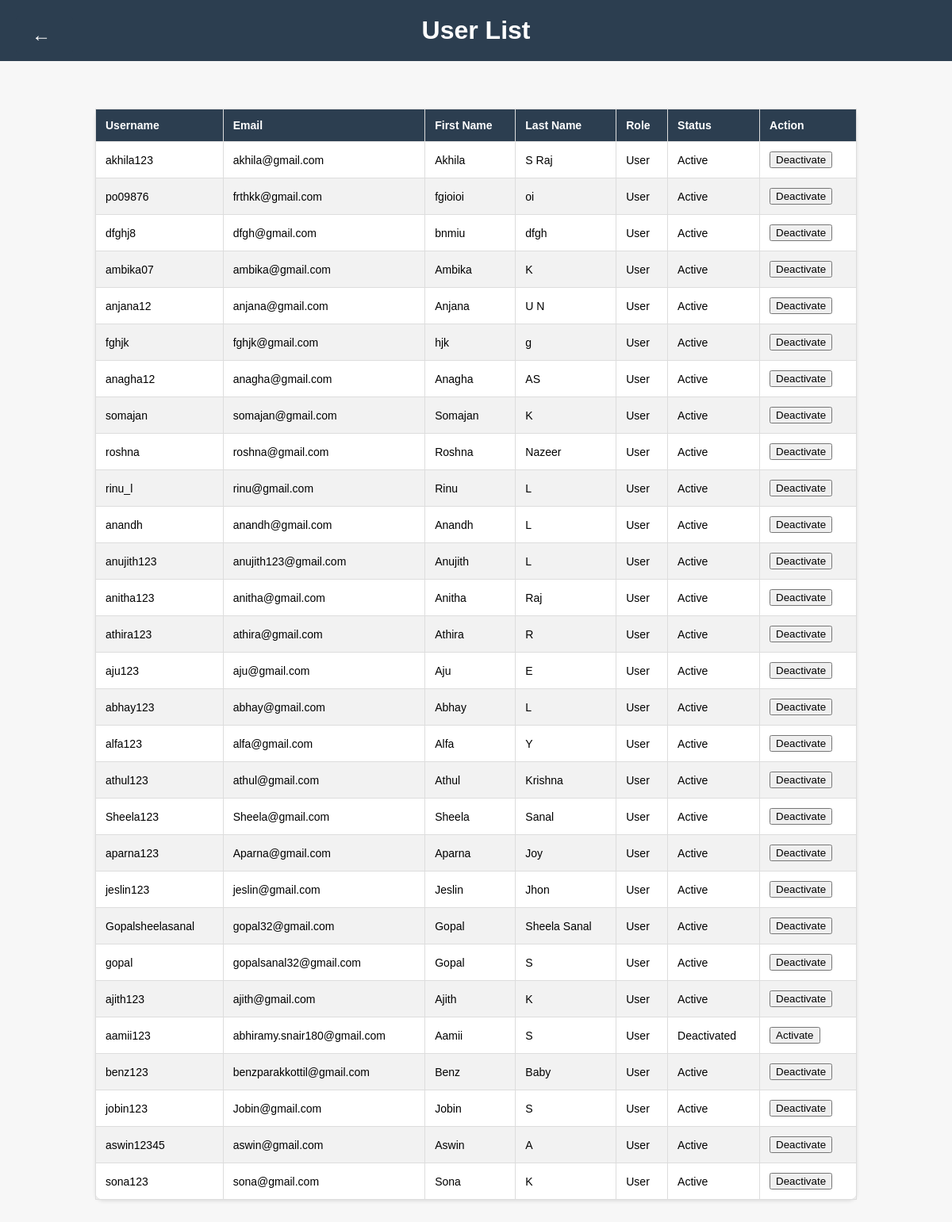
The page /registered_users.html on the database its author committed.
### watersystemapp/models.py (models this page shows, shortened)
class CustomUser(AbstractUser):
    firstname = models.TextField(max_length=100, default="")
    lastname = models.TextField(max_length=100, default="")
    username = models.CharField(max_length=30, unique=True)
    email = models.EmailField(max_length=254, unique=True)
    role = models.CharField(max_length=100,default="")
    password = models.CharField(max_length=128, default="")

### watersystemapp/views.py (the view)
# urls.py: path('registered_users.html', views.registered_users, name='registered_users'),
def registered_users(request):
    users = CustomUser.objects.filter(role='User')
    return render(request, 'registered_users.html', {'users': users})

### templates/registered_users.html (shortened to what this page needs)
{% load static %}
<!DOCTYPE html>
<html lang="en">
<head>
</head>
<body>
    <a class="back-button" href="admindashboard.html"></a>
    <h1>User List</h1>
    <table>
        <thead>
            <tr>
                <th>Username</th>
                <th>Email</th>
                <th>First Name</th>
                <th>Last Name</th>
                <th>Role</th>
                <th>Status</th>
                <th>Action</th>
            </tr>
        </thead>
        <tbody>
            {% for user in users %}
            {% if user.role == 'User' %}
            <tr>
                <td>{{ user.username }}</td>
                <td>{{ user.email }}</td>
                <td>{{ user.first_name }}</td>
                <td>{{ user.last_name }}</td>
                <td>{{ user.role }}</td>
                <td>
                    {% if user.is_active %}
                        Active
                    {% else %}
                        Deactivated
                    {% endif %}
                </td>
                <td>
                    {% if user.is_active %}
                            <form method="post" action="{% url 'deactivate_user' user.id %}">
                                <button type="submit" class="btn btn-danger">Deactivate</button>
                            </form>
                        {% else %}
                            <form method="post" action="{% url 'activate_user' user.id %}">
                                <button type="submit" class="btn btn-success">Activate</button>
                            </form>
                    {% endif %}
                </td>
            </tr>
            {% endif %}
            {% endfor %}
        </tbody>
    </table>
</body>
</html>

### templates/registered_users.html (style rules this page uses)
body { font-family: Arial, sans-serif; background-color: #f7f7f7; margin: 0; padding: 0; }
h1 { background-color: #2c3e50; color: #fff; padding: 20px; text-align: center; margin: 0; }
.back-button { background-color: #2c3e50; color: #fff; padding: 10px 20px; border: none; border-radius: 5px; cursor: pointer; text-decoration: none; font-weight: bold; position: absolute; top: 20px; left: 20px; }
.back-button::before { content: "←"; font-size: 24px; margin-right: 8px; }
table { width: 80%; margin: 60px auto; border-collapse: collapse; background-color: #fff; box-shadow: 0 2px 4px rgba(0, 0, 0, 0.1); border-radius: 10px; }
th, td { border: 1px solid #ddd; text-align: left; padding: 12px; font-size: 14px; }
th { background-color: #2c3e50; color: #fff; }
tr:nth-child(even) { background-color: #f2f2f2; }

### rows shown on the page
CustomUser: username "akhila123", email "akhila@gmail.com", first_name "Akhila", last_name "S Raj", role "User", is_active "Active"
CustomUser: username "po09876", email "frthkk@gmail.com", first_name "fgioioi", last_name "oi", role "User", is_active "Active"
CustomUser: username "dfghj8", email "dfgh@gmail.com", first_name "bnmiu", last_name "dfgh", role "User", is_active "Active"
CustomUser: username "ambika07", email "ambika@gmail.com", first_name "Ambika", last_name "K", role "User", is_active "Active"
CustomUser: username "anjana12", email "anjana@gmail.com", first_name "Anjana", last_name "U N", role "User", is_active "Active"
CustomUser: username "fghjk", email "fghjk@gmail.com", first_name "hjk", last_name "g", role "User", is_active "Active"
CustomUser: username "anagha12", email "anagha@gmail.com", first_name "Anagha", last_name "AS", role "User", is_active "Active"
CustomUser: username "somajan", email "somajan@gmail.com", first_name "Somajan", last_name "K", role "User", is_active "Active"
CustomUser: username "roshna", email "roshna@gmail.com", first_name "Roshna", last_name "Nazeer", role "User", is_active "Active"
CustomUser: username "rinu_l", email "rinu@gmail.com", first_name "Rinu", last_name "L", role "User", is_active "Active"
CustomUser: username "anandh", email "anandh@gmail.com", first_name "Anandh", last_name "L", role "User", is_active "Active"
CustomUser: username "anujith123", email "anujith123@gmail.com", first_name "Anujith", last_name "L", role "User", is_active "Active"
CustomUser: username "anitha123", email "anitha@gmail.com", first_name "Anitha", last_name "Raj", role "User", is_active "Active"
CustomUser: username "athira123", email "athira@gmail.com", first_name "Athira", last_name "R", role "User", is_active "Active"
CustomUser: username "aju123", email "aju@gmail.com", first_name "Aju", last_name "E", role "User", is_active "Active"
CustomUser: username "abhay123", email "abhay@gmail.com", first_name "Abhay", last_name "L", role "User", is_active "Active"
CustomUser: username "alfa123", email "alfa@gmail.com", first_name "Alfa", last_name "Y", role "User", is_active "Active"
CustomUser: username "athul123", email "athul@gmail.com", first_name "Athul", last_name "Krishna", role "User", is_active "Active"
CustomUser: username "Sheela123", email "Sheela@gmail.com", first_name "Sheela", last_name "Sanal", role "User", is_active "Active"
CustomUser: username "aparna123", email "Aparna@gmail.com", first_name "Aparna", last_name "Joy", role "User", is_active "Active"
CustomUser: username "jeslin123", email "jeslin@gmail.com", first_name "Jeslin", last_name "Jhon", role "User", is_active "Active"
CustomUser: username "Gopalsheelasanal", email "gopal32@gmail.com", first_name "Gopal", last_name "Sheela Sanal", role "User", is_active "Active"
CustomUser: username "gopal", email "gopalsanal32@gmail.com", first_name "Gopal", last_name "S", role "User", is_active "Active"
CustomUser: username "ajith123", email "ajith@gmail.com", first_name "Ajith", last_name "K", role "User", is_active "Active"
CustomUser: username "aamii123", email "abhiramy.snair180@gmail.com", first_name "Aamii", last_name "S", role "User", is_active "Deactivated"
CustomUser: username "benz123", email "benzparakkottil@gmail.com", first_name "Benz", last_name "Baby", role "User", is_active "Active"
CustomUser: username "jobin123", email "Jobin@gmail.com", first_name "Jobin", last_name "S", role "User", is_active "Active"
CustomUser: username "aswin12345", email "aswin@gmail.com", first_name "Aswin", last_name "A", role "User", is_active "Active"
CustomUser: username "sona123", email "sona@gmail.com", first_name "Sona", last_name "K", role "User", is_active "Active"
